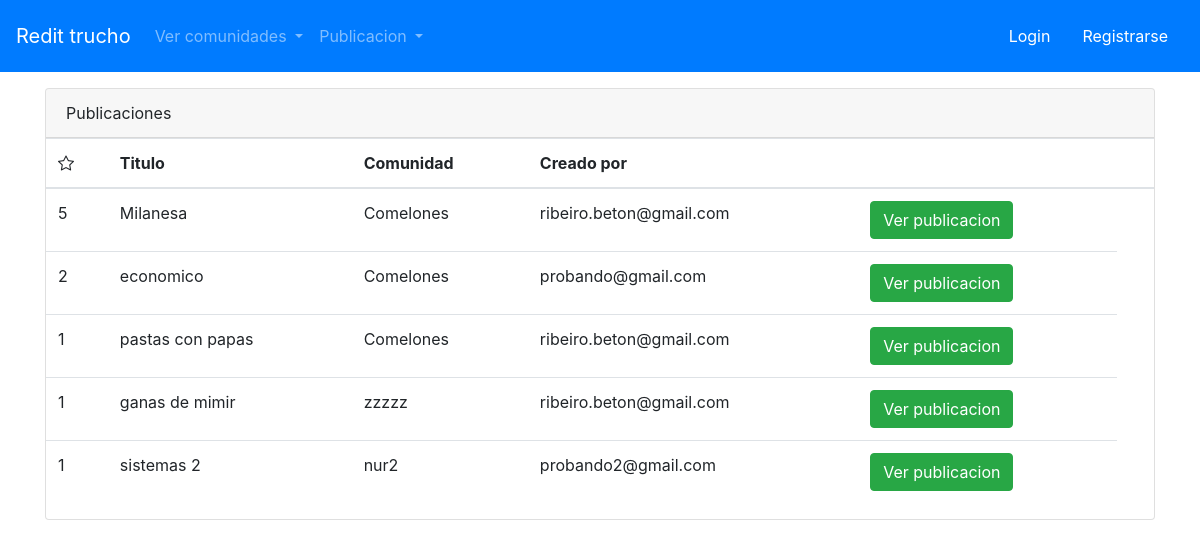
Page /index.php?controller=publicacion&action=list on the committed database.
### tables this page shows
CREATE TABLE `publicacion` (
  `id` int(11) NOT NULL,
  `titulo` varchar(400) NOT NULL,
  `descripcion` varchar(400) NOT NULL,
  `cantidadVotos` int(11) NOT NULL,
  `idComunidad` int(11) NOT NULL,
  `idUsuarioCreador` int(11) NOT NULL
);

CREATE TABLE `comunidad` (
  `id` int(11) NOT NULL,
  `nombre` varchar(11) NOT NULL,
  `idUsuarioCreador` int(11) NOT NULL
);

CREATE TABLE `usuarios` (
  `id` int(11) NOT NULL,
  `correo` varchar(200) NOT NULL,
  `contrasenha` varchar(200) NOT NULL
);

### src/controllers/PublicacionController.php (called while the page is built, shortened)
<?php
class PublicacionController
{
    static function index()
    {
        $publicacionBLL = new PublicacionBLL();
        $listaPublicacion = $publicacionBLL->selectAll();
        include_once 'src/views/publicacion/list.php';
    }
}

### index.php (called while the page is built, shortened)
<?php
include_once "config.php";
include_once "router.php";

### src/models/bll/PublicacionBLL.php (called while the page is built, shortened)
<?php
class PublicacionBLL
{
    function selectAll()
    {
        $listaPublicacion = array();
        $objConnection = new Connection();
        $res = $objConnection->query("CALL sp_Publicacion_selectAll()");
        while ($row = $res->fetch(PDO::FETCH_ASSOC)) {
            $publicacion = $this->rowToDto($row);
            $listaPublicacion[] = $publicacion;
        }
        return $listaPublicacion;
    }
    private function rowToDto($row)
    {
        $objPublicacion = new Publicacion();
        $objPublicacion->setId($row["id"]);
        $objPublicacion->setTitulo($row["titulo"]);
        $objPublicacion->setDescripcion($row["descripcion"]);
        $objPublicacion->setCantidadVotos($row["cantidadVotos"]);
        $objPublicacion->setIdComunidad($row["idComunidad"]);
        $objPublicacion->setIdUsuarioCreador($row["idUsuarioCreador"]);
        return $objPublicacion;
    }
}

### config.php (called while the page is built, shortened)
<?php
$db = "retrucho";
$host = "localhost";
$username = "root";
$password = "";

### src/models/dal/Connection.php (called while the page is built, shortened)
<?php
class Connection
{
    private $connection;
    function getConnection()
    {
        global $db, $host, $port, $username, $password;
        if ($this->connection == null) {
            $this->connection = new PDO("mysql:host=$host;dbname=$db;charset=utf8", $username, $password);
            $this->connection->setAttribute(PDO::ATTR_ERRMODE, PDO::ERRMODE_EXCEPTION);
            $this->connection->setAttribute(PDO::ATTR_EMULATE_PREPARES, false);
        }
        return $this->connection;
    }
    function query($csql)
    {
        return $this->getConnection()->query($csql);
    }
    function queryWithParams($csql, $paramArray)
    {
        $q = $this->getConnection()->prepare($csql);
        $q->execute($paramArray);
        return $q;
    }
}

### src/models/dto/Publicacion.php (called while the page is built, shortened)
<?php
class Publicacion
{
    private $id;
    private $titulo;
    private $cantidadVotos;
    private $idComunidad;
    private $idUsuarioCreador;
    public function getId()
    {
        return $this->id;
    }
    public function setId($id)
    {
        $this->id = $id;
    }
    public function getTitulo()
    {
        return $this->titulo;
    }
    public function setTitulo($titulo)
    {
        $this->titulo = $titulo;
    }
    public function getCantidadVotos()
    {
        return $this->cantidadVotos;
    }
    public function setCantidadVotos($cantidadVotos)
    {
        $this->cantidadVotos = $cantidadVotos;
    }
    public function getIdComunidad()
    {
        return $this->idComunidad;
    }
    public function setIdComunidad($idComunidad)
    {
        $this->idComunidad = $idComunidad;
    }
    public function getIdUsuarioCreador()
    {
        return $this->idUsuarioCreador;
    }
    public function setIdUsuarioCreador($idUsuarioCreador)
    {
        $this->idUsuarioCreador = $idUsuarioCreador;
    }
    public function getPersonaForDisplay(){
        $usuarioBLL=new UsuarioBLL();
        $objUsuario= $usuarioBLL->selectById($this->getIdUsuarioCreador());
        return $objUsuario->getCorreo();
    }
    public function getComunidadForDisplay(){
        $comunidadBLL=new ComunidadBLL();
        $objComunidad= $comunidadBLL->selectById($this->getIdComunidad());
        return $objComunidad->getNombre();
    }
}

### src/models/bll/ComunidadBLL.php (called while the page is built, shortened)
<?php
class ComunidadBLL
{
    function selectById($id)
    {
        $objConnection = new Connection();
        $res = $objConnection->queryWithParams(
            "CALL sp_Comunidad_selectById(:varId)",
            array(
                ":varId" => $id
            )
        );
        $row = $res->fetch(PDO::FETCH_ASSOC);
        $objComunidad = $this->rowToDto($row);
        return $objComunidad;
    }
    private function rowToDto($row)
    {
        $objComunidad = new Comunidad();
        $objComunidad->setId($row["id"]);
        $objComunidad->setNombre($row["nombre"]);
        $objComunidad->setUsuarioId($row["idUsuarioCreador"]);
        return $objComunidad;
    }
}

### src/models/dto/Comunidad.php (called while the page is built, shortened)
<?php
class Comunidad{
    private $nombre;
    public function getNombre()
    {
        return $this->nombre;
    }
    public function setNombre($nombre)
    {
        $this->nombre = $nombre;
    }
}

### src/models/bll/UsuarioBLL.php (called while the page is built, shortened)
<?php
class UsuarioBLL
{
    function selectById($id)
    {
        $objConnection = new Connection();
        $res = $objConnection->queryWithParams(
            "CALL sp_Usuarios_selectById(:varId)",
            array(
                ":varId" => $id
            )
        );
        $row = $res->fetch(PDO::FETCH_ASSOC);
        $objUsuario = $this->rowToDto($row);
        return $objUsuario;
    }
    private function rowToDto($row)
    {
        $objUsuario = new Usuario();
        $objUsuario->setId($row["id"]);
        $objUsuario->setCorreo($row["correo"]);
        $objUsuario->setContrasenha($row["contrasenha"]);
        return $objUsuario;
    }
}

### src/models/dto/Usuario.php (called while the page is built, shortened)
<?php
class Usuario
{
    private $correo;
    public function getCorreo()
    {
        return $this->correo;
    }
    public function setCorreo($correo)
    {
        $this->correo = $correo;
    }
}

### src/views/publicacion/list.php (the view, shortened to what this page needs)
<?php
include_once "src/views/components/header.php" ?>
    <div class="container">
        <div class="row">
            <div class="col-12">
                <div class="card mt-3">
                    <div class="card-header">
                        Publicaciones
                    </div>
                    <table class="table">
                        <thead>
                        <tr>
                            <th><i class="bi bi-star"></i></th>
                            <th>Titulo</th>
                            <th>Comunidad</th>
                            <th>Creado por</th>
                            <th></th>
                            <th></th>
                        </tr>
                        </thead>
                        <tbody>
                        <?php
                        foreach ((array)$listaPublicacion as $objPublicacion): ?>
                            <tr>
                                <td><?php echo ($objPublicacion == null) ? '' : $objPublicacion->getCantidadVotos(); ?></td>
                                <td><?php echo ($objPublicacion == null) ? '' : $objPublicacion->getTitulo(); ?></td>
                                <td><?php echo ($objPublicacion == null) ? '' :$objPublicacion->getComunidadForDisplay(); ?></td>
                                <td><?php echo ($objPublicacion == null) ? '' :$objPublicacion->getPersonaForDisplay(); ?></td>
                                <td><a class="btn btn-success"
                                       href="index.php?controller=publicacion&action=posteo&id=<?php echo $objPublicacion->getId(); ?>&comunidadId=<?php echo $objPublicacion->getIdComunidad();?>">Ver publicacion</a>
                                </td>
                                </tr>
                        <?php endforeach; ?>
                        </tbody>
                    </table>
                </div>
            </div>
        </div>
    </div>
<?php include_once "src/views/components/footer.php" ?>

### router.php (shortened to what this page needs)
<?php
$controller = "comunidad";
if (isset($_REQUEST["controller"])) {
    $controller = $_REQUEST["controller"];
}
$action = "list";
if (isset($_REQUEST["action"])) {
    $action = $_REQUEST["action"];
}
switch ($controller) {
    case "publicacion":
        switch ($action) {
            case "list":
                PublicacionController::index();
                break;
        }
        break;
}

### src/views/components/header.php (shortened to what this page needs)
<!doctype html>
<html lang="en">
<head>
    <link href="vendor/twbs/bootstrap/dist/css/bootstrap.css" rel="stylesheet"/>
    <link rel="stylesheet" href="https://cdn.jsdelivr.net/npm/bootstrap-icons@1.4.1/font/bootstrap-icons.css">
</head>
<body>
<nav class="navbar navbar-dark bg-primary navbar-expand-lg ">
    <a class="navbar-brand" href="index.php?controller=comunidad">Redit trucho</a>
    <div class="collapse navbar-collapse" id="navbarNavDropdown">
        <ul class="navbar-nav">
            <li class="nav-item dropdown">
                <a class="nav-link dropdown-toggle" href="#" id="navbarDropdownMenuLink" role="button"
                   data-toggle="dropdown" aria-haspopup="true" aria-expanded="false">
                    Ver comunidades
                </a>
            </li>
            <li class="nav-item dropdown">
                <a class="nav-link dropdown-toggle" href="#" id="navbarDropdownMenuLink2" role="button"
                   data-toggle="dropdown" aria-haspopup="true" aria-expanded="false">
                    Publicacion
                </a>
            </li>
        </ul>
    </div>
    <span class="navbar-text">
        <?php if (!isset($_SESSION["usuarioLoggeado"])): ?>
                <a class="nav-link" href="index.php?controller=login&action=iniciarsesion">Login</a>
        <?php endif; ?>
    </span>
    <span class="navbar-text">
        <?php if (!isset($_SESSION["usuarioLoggeado"])): ?>
            <a class="nav-link" href="index.php?controller=login&action=registrarse">Registrarse</a>
        <?php endif; ?>
    </span>
</nav>

### rows in the picture
publicacion: cantidadVotos "5", titulo "Milanesa", idComunidad.nombre "Comelones", idUsuarioCreador.correo "ribeiro.beton@gmail.com"
publicacion: cantidadVotos "2", titulo "economico", idComunidad.nombre "Comelones", idUsuarioCreador.correo "probando@gmail.com"
publicacion: cantidadVotos "1", titulo "pastas con papas", idComunidad.nombre "Comelones", idUsuarioCreador.correo "ribeiro.beton@gmail.com"
publicacion: cantidadVotos "1", titulo "ganas de mimir", idComunidad.nombre "zzzzz", idUsuarioCreador.correo "ribeiro.beton@gmail.com"
publicacion: cantidadVotos "1", titulo "sistemas 2", idComunidad.nombre "nur2", idUsuarioCreador.correo "probando2@gmail.com"
